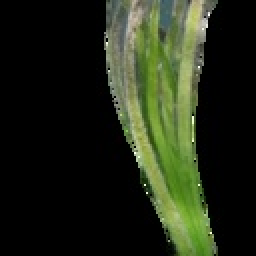
#> input picture enhalus coba.jpg, 128 x 128 px (shown 2 times larger)
$ python classification.py   (older library calls are emulated)
#> lines starting #> are read from the running program, lines starting #| are printed output that depends on the picture
#> the answer given: enhalus coba.jpg
#> in predict_lamun_image, image is the input picture: shape (128, 128, 3); mean B, G, R 22.8, 40.1, 33.4
import cv2
import numpy as np
import pandas as pd
from sklearn.neighbors import KNeighborsClassifier
from sklearn.preprocessing import StandardScaler
from tkinter import filedialog, Tk
from skimage.feature import graycomatrix, graycoprops


def extract_glcm_features(image):
    gray = cv2.cvtColor(image, cv2.COLOR_BGR2GRAY)
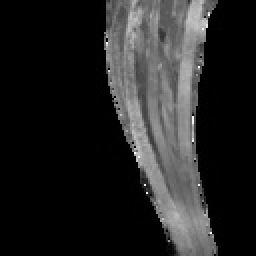
#> gray: shape (128, 128) (shown 2 times larger); min 0, max 255, mean 36.1
    glcm = graycomatrix(gray, distances=[1], angles=[0, np.pi/4, np.pi/2, 3*np.pi/4], levels=256, symmetric=True, normed=True)

    energy = graycoprops(glcm, 'energy')[0].mean()
#> energy = 0.606
    contrast = graycoprops(glcm, 'contrast')[0].mean()
#> contrast = 295.3
    entropy = graycoprops(glcm, 'dissimilarity')[0].mean()
#> entropy = 5.25
    idm = graycoprops(glcm, 'homogeneity')[0].mean()
#> idm = 0.687

    return [energy, contrast, entropy, idm]

def load_and_train_model():
    df_train = pd.read_csv("model.csv")

    X_train = df_train.drop(columns="label")
    y_train = df_train["label"]

    scaler = StandardScaler()
    X_train_scaled = scaler.fit_transform(X_train)

    model = KNeighborsClassifier(n_neighbors=3)
    model.fit(X_train_scaled, y_train)

    return model, scaler, X_train.columns

def predict_lamun_image():
    root = Tk()
    root.withdraw()

    file_path = filedialog.askopenfilename(title="Pilih Gambar", filetypes=[("Image files", "*.jpg *.png *.jpeg")])

    if not file_path:
        print("Tidak ada gambar dipilih.")
        return

    image = cv2.imread(file_path)
    if image is None:
        print("Gagal membaca gambar.")
        return

    features = extract_glcm_features(image)
#> features = [0.606, 295.3, 5.25, 0.687]

    model, scaler, feature_names = load_and_train_model()

    features_df = pd.DataFrame([features], columns=feature_names)
    features_scaled = scaler.transform(features_df)

    prediction = model.predict(features_scaled)
    probabilities = model.predict_proba(features_scaled)[0]

    print(f"\nPrediksi jenis lamun: {prediction[0]}")
    print("Probabilitas tiap kelas:")
    for idx, class_name in enumerate(model.classes_):
        print(f"- {class_name}: {probabilities[idx] * 100:.2f}%")

if __name__ == "__main__":
#> (the run stopped early here; a loop or call above may not have finished)
